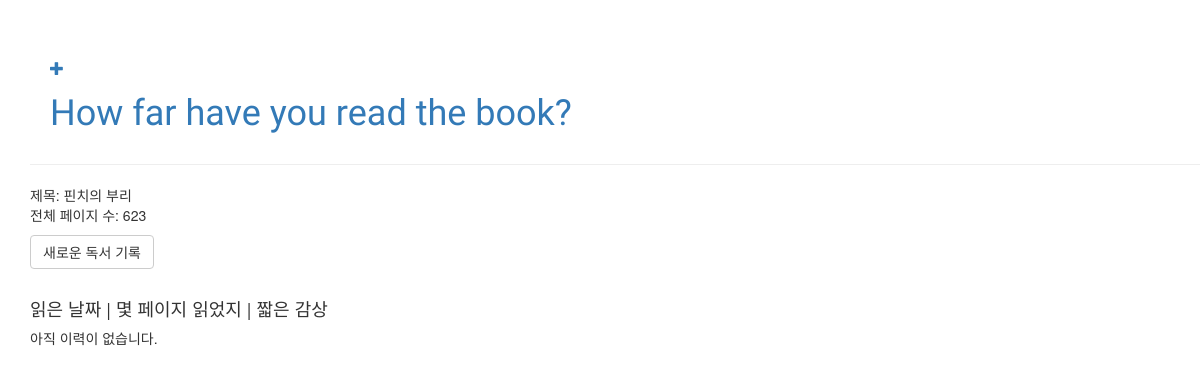
Before: /detail/9/ with the older database file.
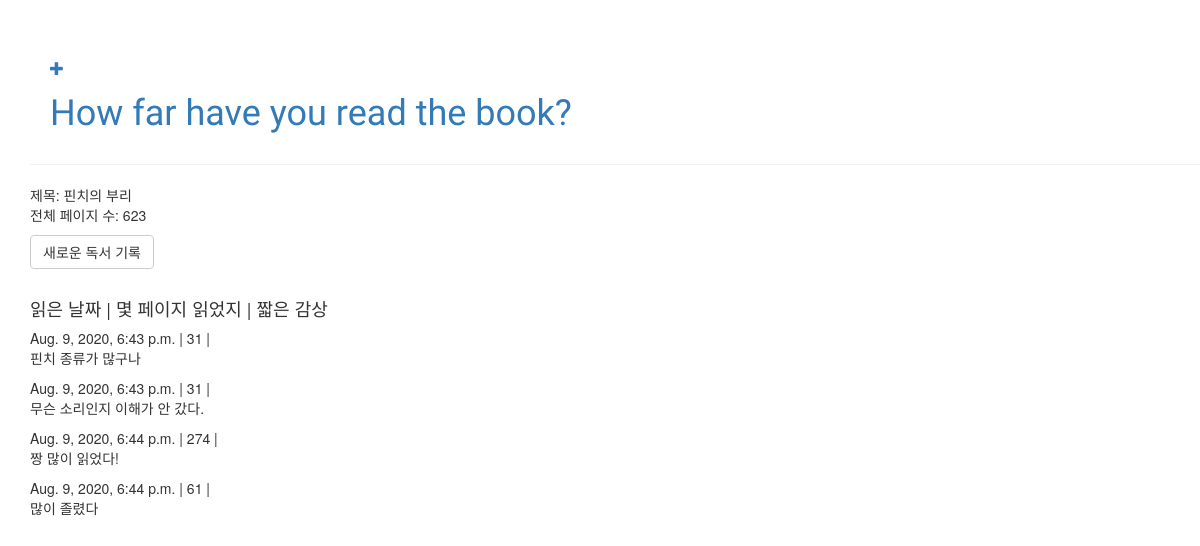
After: the same page with the newer database file.
### diary/models.py (models this page shows, shortened)
class Article(models.Model):
	title = models.CharField(max_length=50)
	pageTotal = models.PositiveIntegerField(default=0)
	created_date = models.DateTimeField(default=timezone.now)

class Record(models.Model):
	article = models.ForeignKey(Article, on_delete=models.CASCADE, related_name='records')
	pageRecord = models.PositiveIntegerField(default=0)
	rdate = models.DateTimeField(default=timezone.now)
	text = models.TextField(default="오늘 읽은 부분에 대한 감상을 입력하세요.")

### diary/views.py (the view)
# urls.py: path('detail/<int:pk>/', views.book_detail, name='book-detail'),
def book_detail(request, pk):
	post = get_object_or_404(Article, pk=pk)
	return render(request, 'detail.html', {'post':post})

### diary/templates/detail.html
{% extends 'base.html' %}
{% block content %}
 	<div>
		<p>제목: {{ post.title }}<br>
		전체 페이지 수: {{ post.pageTotal }}</p>
	</div>
	<a class="btn btn-default" href="{% url 'add_record_to_book' pk=post.pk %}">새로운 독서 기록</a><br><br>
	<div class="record">
	<h4>읽은 날짜 | 몇 페이지 읽었지 | 짧은 감상</h4>
		{% for record in post.records.all %}
			{{ record.rdate }} | {{ record.pageRecord }} | {{ record.text|linebreaks }}
		{% empty %}
			<p> 아직 이력이 없습니다.</p>
		{% endfor %}
	</div>
{% endblock %}

### diary/templates/base.html (shortened to what this page needs)
{% load static %}
<html>
	<head>
		<link rel="stylesheet" href="//maxcdn.bootstrapcdn.com/bootstrap/3.2.0/css/bootstrap.min.css">
		<link rel="stylesheet" href="//maxcdn.bootstrapcdn.com/bootstrap.com/3.2.0/css/bootstrap-theme.min.css">
		<link rel="stylesheet" href="{% static 'css/blog.css' %}">
	</head>
	<body>
		<div class="page-header">
			<a href="{% url 'write' %}" class="top-menu"><span class="glyphicon glyphicon-plus"></span></a>
			<h1><a href="{% url 'book-list' %}">How far have you read the book?</a></h1>
		</div>
		<div class="content-container">
			{% block content %}
			{% endblock %}
		</div>
	</body>
</html>

### diary/static/css/blog.css (style rules this page uses)
.page-header { color: #1C6ACF; font-family: 'Pangolin'; margin-left: 30px; padding: 20px 20px 20px 20px; }
.content-container { margin-left: 30px; }

Changed rows visible on the page:
added Record: rdate "Aug. 9, 2020, 6:43 p.m.", pageRecord "31", text "핀치 종류가 많구나"
added Record: rdate "Aug. 9, 2020, 6:43 p.m.", pageRecord "31", text "무슨 소리인지 이해가 안 갔다."
added Record: rdate "Aug. 9, 2020, 6:44 p.m.", pageRecord "274", text "짱 많이 읽었다!"
added Record: rdate "Aug. 9, 2020, 6:44 p.m.", pageRecord "61", text "많이 졸렸다"
Other visible differences:
text no longer shown: "아직 이력이 없습니다."
